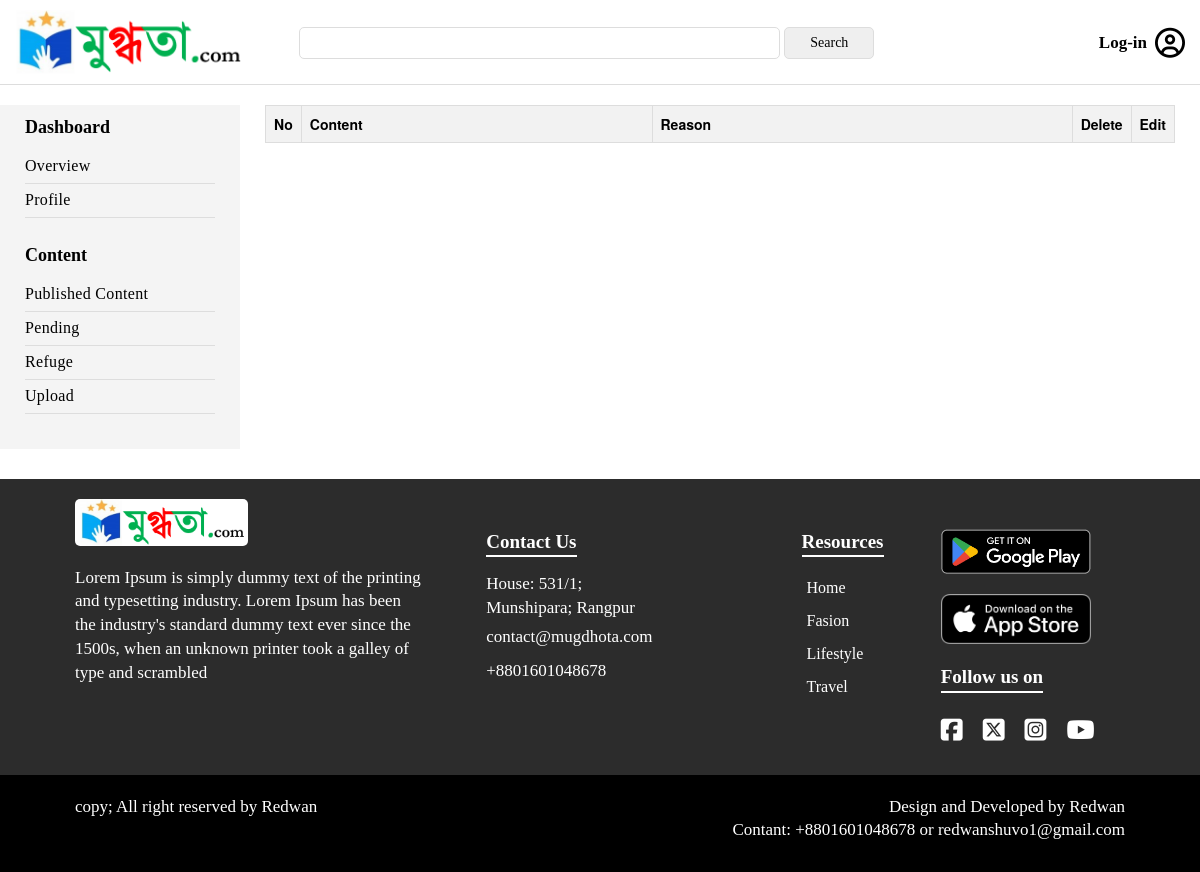
Before: /user/refuge-content/admin/ with the older database file.
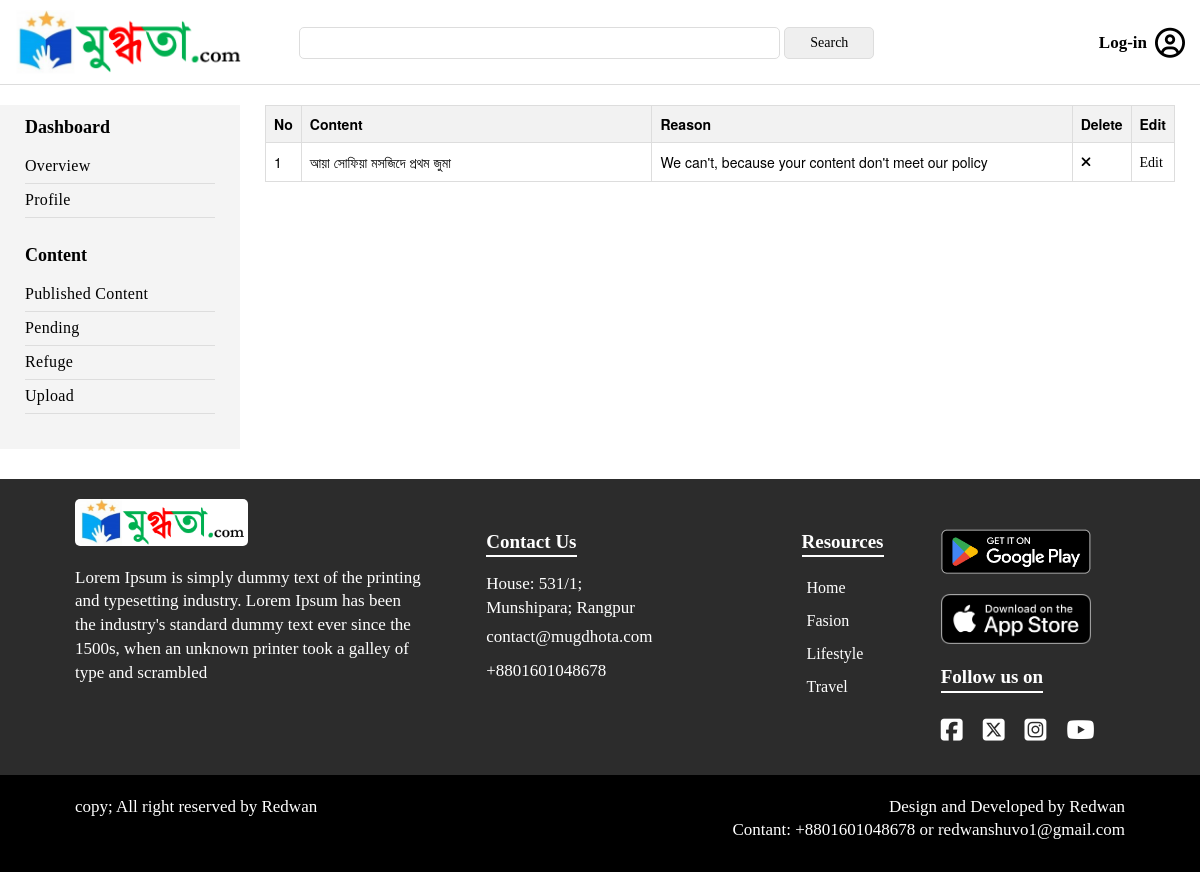
After: the same page with the newer database file.
### content/models.py (models this page shows, shortened)
class Content(models.Model):
    category = models.ForeignKey(Category, on_delete=models.PROTECT, blank=False)
    sub_category = models.ForeignKey(SubCategory, on_delete=models.PROTECT, blank=False)
    title = models.CharField(max_length=255, blank=False)
    slug = models.CharField(max_length=255, unique=True, blank=True, null=True)
    author = models.CharField(max_length=255, default="Mugdhota", blank=False)
    content = RichTextUploadingField()
    feature_image = models.ImageField(upload_to='medical_image', blank=True)
    writer = models.ForeignKey(User, on_delete=models.CASCADE, blank=True, null=True)
    approved_by = models.CharField(max_length=255, default="Mugdhota")
    create_at = models.DateTimeField(auto_now_add=True)
    update_at = models.DateTimeField(auto_now=True)
    views = models.IntegerField(default=1)
    status = models.ForeignKey(ContentStatus, on_delete=models.CASCADE, blank=True, null=True, default=2)
    tags = models.ManyToManyField(Tag, blank=True)
    reviewed_by = models.CharField(max_length=255, blank=True, null=True)

### User/views.py (the view)
# urls.py: path('refuge-content/<str:username>/', views.user_refuge_content, name='user_refuge_content'),
def user_refuge_content(request, username):
    user = get_object_or_404(User, username=username)
    all_posts = Content.objects.filter(writer=user, status=3)
    count = all_posts.count()
    context = {
        'user': user,
        'all_posts': all_posts,
        'count': count,
    }
    return render(request, 'user_refuge_content.html', context)

### User/templates/user_refuge_content.html (shortened to what this page needs)
{% extends 'm_main.html' %}
{% load static %}
{% block content %}
<div class="container_full">
    <div class="container" style="width:100%">
        <div class="cnt_management_page flex">
            <div class="writer_menu width_20">
                {% include 'user_nav.html' %}
            </div>
            <div class="user_profile_section width_80">
                <div class="user_profile">
                    <div class="user_content refuge_user_content" style="width:100%">
                        <table>
                            <tr>
                                <th style="width:3%">No</th>
                                <th style="width:40%">Content</th>
                                <th style="width:48%">Reason</th>
                                <th style="width:5%">Delete</th>
                                <th style="width:5%">Edit</th>
                            </tr>
                            {% for post in all_posts %}
                                <tr>
                                    <td>{{ forloop.counter }}</td>
                                    <td>{{ post.title }}</td>
                                    <td>We can't, because your content don't meet our policy</td>
                                    <td><a href="{% url 'deletecontent' post.slug %}"><i class="fa-solid fa-xmark"></i></a></td>
                                    <td><a href="{% url 'edit_art_content' post.slug %}">Edit</a></td>
                                </tr>
                            {% endfor %}
                        </table>
                    </div>
                </div>
            </div>
        </div>
    </div>
</div>
{% endblock content %}

Changed rows visible on the page:
added Content: title "আয়া সোফিয়া মসজিদে প্রথম জুমা"
